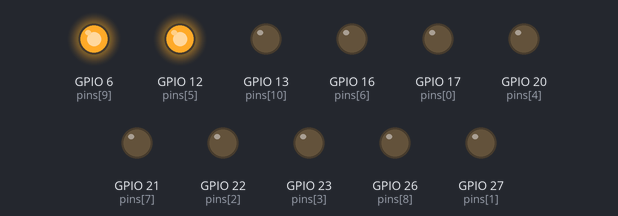
Bench run of a program on a simulated Raspberry Pi (BCM pin numbers). On the bench: output pins drawn as LEDs (lit = HIGH).

Above: at 0.1 s.
Timing chart, 0 to 1.6 s (numbered marks = the images above):
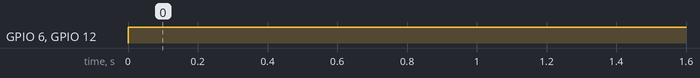

Measured:
- by itself, GPIO 6 (pins[9]), GPIO 12 (pins[5]): LOW → HIGH at 0.00 s

The program:

AutomatedGate.py
```python
import RPi.GPIO as GPIO
import time
GPIO.setmode(GPIO.BCM)
pins = [17, 27, 22, 23, 20, 12, 16, 21, 26, 6, 13]
GPIO.setup(pins, GPIO.OUT)
GPIO.setup(24, GPIO.IN)
GPIO.setup(19, GPIO.IN)
three=[23, 21, 20, 13, 16, 26]
l=[(1,0,0,0),(0,1,0,0),(0,0,1,0),(0,0,0,1)]
rl = [(0,0,0,1),(0,0,1,0),(0,1,0,0),(1,0,0,0)]
rotate=0
while True:
##    j = GPIO.input(19)
##    print(j)
##    i = GPIO.input(24)
##    #print(i)
##    if i == 0:
##        rotate=0
##        s = int(550/360 * 180)
##        if rotate==0:
##            for r in range(0, s, 1):
##                for x in l:
##                    GPIO.output(pins,x)
##                    time.sleep(0.002)
##            rotate=1
##        if i == 1:
##            s = int(550/360 * 180)
##            if rotate==0:
##                for r in range(0, s, 1):
##                    for x in rl:
##                        GPIO.output(pins,x)
##                        time.sleep(0.002)
##            rotate=1
##            GPIO.output(pins, GPIO.HIGH)
##            time.sleep(1)

    GPIO.output([12, 6], GPIO.HIGH)
    GPIO.output(three, GPIO.LOW)
    time.sleep(1)

        #GPIO.cleanup()
```
